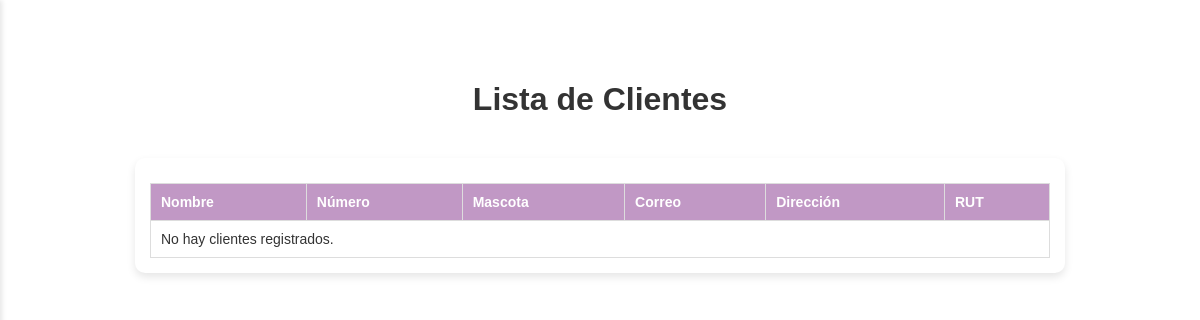
The page /ver-cliente/ (signed in) on the database as committed earlier.
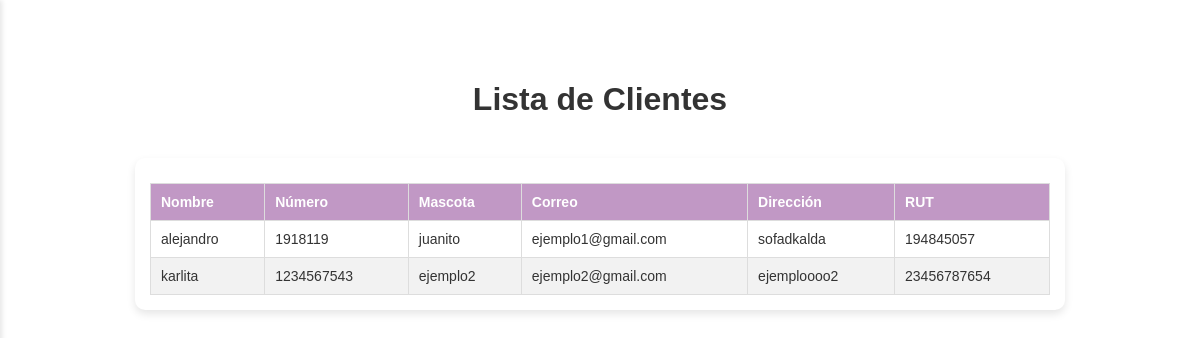
The same page on the database as committed later.
### vetapp/models.py (models this page shows, shortened)
class Cliente(models.Model):
    id_cliente = models.AutoField(primary_key=True)
    numero = models.CharField(max_length=20)
    mascota = models.CharField(max_length=100)  # Solo como dato de referencia rápida
    correo = models.EmailField()
    direccion = models.CharField(max_length=200)
    rut = models.CharField(max_length=12)
    nombre = models.CharField(max_length=100)

### vetapp/views.py (the view)
# urls.py: path('ver-cliente/', views.ver_cliente, name='ver_cliente'),
@login_required
def ver_cliente(request):
    clientes = Cliente.objects.all()
    return render(request, 'vetapp/ver_cliente.html', {'clientes': clientes})

### vetapp/templates/vetapp/ver_cliente.html (shortened to what this page needs)
{% load static %}
<!DOCTYPE html>
<html lang="es">
<head>
    <link rel="stylesheet" href="{% static 'css/style.css' %}">
</head>
<body>
    <div class="home-container">
        <h1 class="ver-cliente-h1">Lista de Clientes</h1>
        <div class="tabla-container">
            <table class="ver-cliente-table">
                <thead>
                    <tr class="ver-cliente-tr">
                        <th class="ver-cliente-th">Nombre</th>
                        <th class="ver-cliente-th">Número</th>
                        <th class="ver-cliente-th">Mascota</th>
                        <th class="ver-cliente-th">Correo</th>
                        <th class="ver-cliente-th">Dirección</th>
                        <th class="ver-cliente-th">RUT</th>
                    </tr>
                </thead>
                <tbody>
                    {% for cliente in clientes %}
                    <tr class="ver-cliente-tr">
                        <td class="ver-cliente-td">{{ cliente.nombre }}</td>
                        <td class="ver-cliente-td">{{ cliente.numero }}</td>
                        <td class="ver-cliente-td">{{ cliente.mascota }}</td>
                        <td class="ver-cliente-td">{{ cliente.correo }}</td>
                        <td class="ver-cliente-td">{{ cliente.direccion }}</td>
                        <td class="ver-cliente-td">{{ cliente.rut }}</td>
                    </tr>
                    {% empty %}
                    <tr class="ver-cliente-tr">
                        <td class="ver-cliente-td" colspan="6">No hay clientes registrados.</td>
                    </tr>
                    {% endfor %}
                </tbody>
            </table>
        </div>
    </div>
</body>
</html>

Rows that differ between the two databases and show on the page:
added Cliente: nombre "alejandro", numero "1918119", mascota "juanito", correo "ejemplo1@gmail.com", direccion "sofadkalda", rut "194845057"
added Cliente: nombre "karlita", numero "1234567543", mascota "ejemplo2", correo "ejemplo2@gmail.com", direccion "ejemploooo2", rut "23456787654"
Other text that changed with them:
text no longer shown: "No hay clientes registrados."
